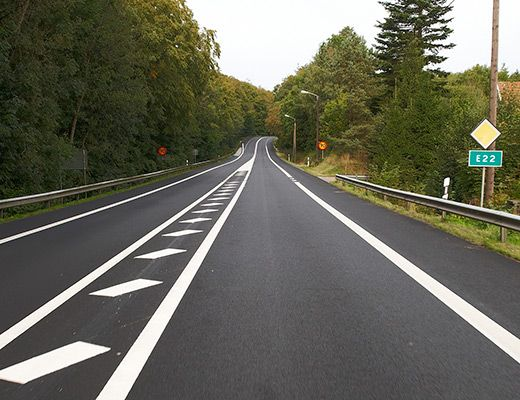
#> input picture python/lane_detection/road4.jpg, 520 x 400 px
$ python lanedetect.py
#> lines starting #> are read from the running program, lines starting #| are printed output that depends on the picture; after the words box and inside, x2 and y2 are one past the last pixel; in counts of white or black regions, pixels touching at a corner belong together
#====================================================================================
# UNIVERSITY OF CAPE TOWN
#
# Author: Jason Pilbrough and Samantha Ball
#
# Create Date: 03.04.2020 11:41:21
# Project Name: LEIA
#
# Description:
#
# Golden measure implementation of lane detection
#
# Revision: 1.0 - Final Version
#====================================================================================


# IMPORTS
from scipy.ndimage import filters
import matplotlib.pyplot as plt
import numpy as np
from PIL import Image
import cv2
import time;

START_TIME = time.time()

# GLOBAL VARIBALES

FILENAME = "road4.jpg"
H_WINDOW = 1
DIALATION_KERNEL_SIZE = 3


# READ IN IMAGES

img_original= Image.open(FILENAME).convert('L')
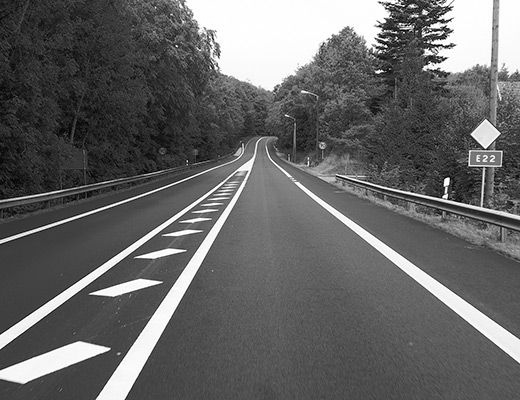
#> img_original: PIL image 520x400 L; min 0, max 255, mean 101.5
img_original = np.array(img_original.convert(mode='RGB')) # convert to 3 channel grey scale
#> img_original: shape (400, 520, 3)


img_lane_output = Image.open(FILENAME).convert('L')
img_lane_output = np.array(img_lane_output.convert(mode='RGB')) # convert to 3 channel grey scale

# input image as greyscale
img_original_grey = np.array(Image.open(FILENAME).convert('L'))


# CROP IMAGE
height,width = img_original_grey.shape[:2]
#> height = 400; width = 520
h_offset = int((1-H_WINDOW)*height)
#> h_offset = 0
img_grey_cropped = img_original_grey[h_offset:, :]


# ================= LIBRARY IMPLMENTATION =================

# SOBEL FILTERING
imx = np.zeros(img_grey_cropped.shape)
imy = np.zeros(img_grey_cropped.shape)
filters.sobel(img_grey_cropped,1,imx,cval=0.0)  # axis 1 is x
filters.sobel(img_grey_cropped,0,imy, cval=0.0) # axis 0 is y
#img_sobel = np.sqrt(imx**2+imy**2)
img_sobel = np.uint8((abs(imx)+abs(imy))/4)

#cv2.imwrite('image1_1.png', img_sobel)

# OTSU THRESHOLD BINARIZATION
# applying Otsu thresholding as an extra flag in binary thresholding
ret, img_thresh = cv2.threshold(img_sobel, 20, 255, cv2.THRESH_BINARY)
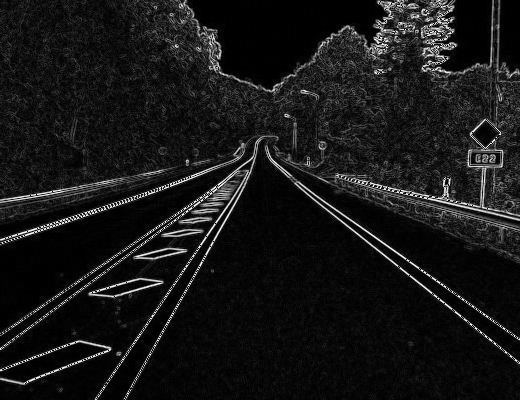
#> img_sobel: shape (400, 520); min 0, max 255, mean 23

# IMAGE DIALATION
# Taking a matrix of size DIALATION_KERNEL_SIZE as the kernel
kernel = np.ones((DIALATION_KERNEL_SIZE,DIALATION_KERNEL_SIZE), np.uint8)
img_dilation = cv2.dilate(img_thresh, kernel, iterations=1)
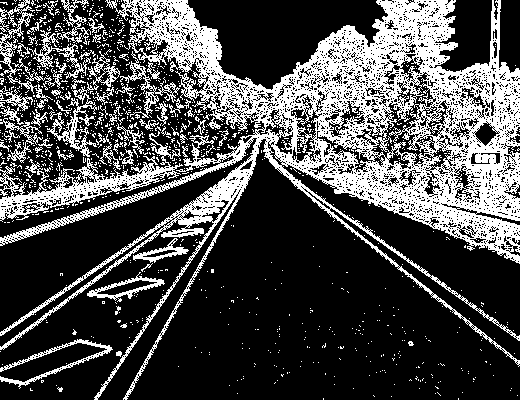
#> img_thresh: shape (400, 520); 29.3% white; 1034 white regions (974 under 20 px), largest, box (x1, y1, x2, y2) and area: (0, 0, 520, 400) 45889, (0, 131, 183, 222) 3562, (47, 51, 120, 157) 1253


# HOUGH TRANSFORM
middle_div = int(width/2)
#> middle_div = 260
HT_offset_h = int(round(3*height/5))
#> HT_offset_h = 240
img_dilation_cropped = img_dilation[HT_offset_h:, :]

img_ROI_L = img_dilation_cropped#[:, 0:middle_div]
img_ROI_R = img_dilation_cropped#[:, middle_div:]

lines_left = cv2.HoughLines(img_ROI_L,1,np.pi/180,110)
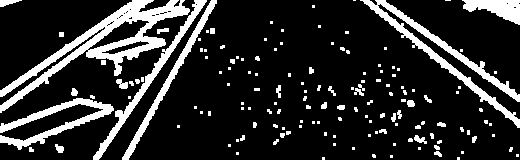
#> img_ROI_L: shape (160, 520); 16.7% white; 149 white regions (107 under 20 px), largest, box (x1, y1, x2, y2) and area: (0, 0, 190, 113) 4211, (360, 0, 520, 128) 2472, (0, 98, 114, 150) 1531
end_now = False
for current_line in lines_left:
    if(end_now):
        break
    for rho,theta in current_line:
        if(theta*180/np.pi<1 or theta*180/np.pi>65):
            continue
#> (the run stopped early here; a loop or call above may not have finished)
